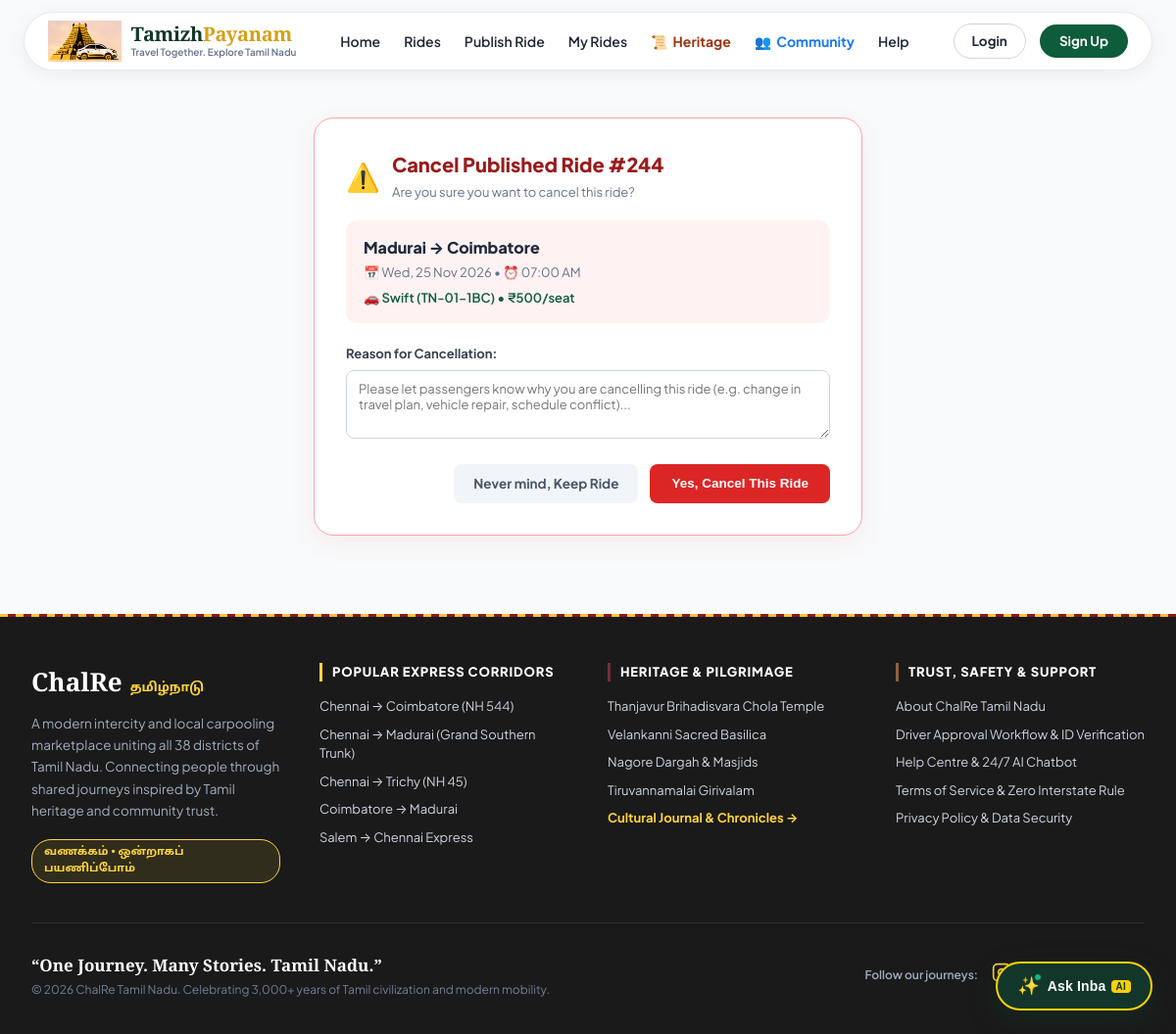
Page /rides/244/cancel/ on the committed database.
### apps/rides/models.py (models this page shows, shortened)
class Ride(models.Model):
    STATUS_CHOICES = (
        ('published', 'Published'),
        ('fully_booked', 'Fully Booked'),
        ('in_progress', 'In Progress'),
        ('completed', 'Completed'),
        ('cancelled', 'Cancelled'),
    )
    origin = models.ForeignKey(City, on_delete=models.CASCADE, related_name='departing_rides')
    origin_point = models.CharField(max_length=150, default='Central Bus Stand / CMBT')
    destination = models.ForeignKey(City, on_delete=models.CASCADE, related_name='arriving_rides')
    destination_point = models.CharField(max_length=150, default='Central Bus Stand')
    departure_date = models.DateField(db_index=True)
    departure_time = models.TimeField()
    estimated_arrival = models.TimeField(null=True, blank=True)
    duration_text = models.CharField(max_length=50, default='4h 30m')
    driver_name = models.CharField(max_length=100, default='Suresh Kumar')
    driver_rating = models.DecimalField(max_digits=2, decimal_places=1, default=4.9)
    vehicle_model = models.CharField(max_length=100, default='Maruti Swift Dzire')
    vehicle_number = models.CharField(max_length=30, default='TN-01-BK-4567')
    driver_license_number = models.CharField(max_length=50, blank=True, default='')
    driver_license_masked = models.CharField(max_length=50, blank=True, default='')
    driver_license_issue_date = models.CharField(max_length=50, blank=True, default='')
    driver_license_expiry_date = models.CharField(max_length=50, blank=True, default='')
    driver_license_address = models.CharField(max_length=255, blank=True, default='')
    driver_license_image = models.ImageField(upload_to='licenses/', null=True, blank=True)
    driver_license_masked_image = models.ImageField(upload_to='licenses/masked/', null=True, blank=True)
    driver_license_back_image = models.ImageField(upload_to='licenses/back/', null=True, blank=True)
    govt_id_number = models.CharField(max_length=50, blank=True, default='')
    govt_id_front_image = models.ImageField(upload_to='govt_ids/front/', null=True, blank=True)
    govt_id_back_image = models.ImageField(upload_to='govt_ids/back/', null=True, blank=True)
    is_license_verified = models.BooleanField(default=True)
    SUPPORT_STATUS_CHOICES = (
        ('pending_review', 'Pending Customer Support Review'),
        ('approved', 'Verified & Approved by Support'),
        ('rejected', 'Rejected by Support'),
    )
    support_verification_status = models.CharField(max_length=30, choices=SUPPORT_STATUS_CHOICES, default='pending_review')
    support_reviewed_by = models.CharField(max_length=100, blank=True, default='')
    support_reviewed_at = models.DateTimeField(null=True, blank=True)
    support_notes = models.TextField(blank=True, default='Awaiting customer support document manual verification.')
    available_seats = models.PositiveIntegerField(default=3)
    total_seats = models.PositiveIntegerField(default=3)
    FUEL_TYPE_CHOICES = (
        ('Petrol', 'Petrol ⛽'),
        ('Diesel', 'Diesel ⛽'),
        ('EV', 'Electric (EV) ⚡'),
        ('CNG', 'CNG 🌿'),
    )
    fuel_type = models.CharField(max_length=20, choices=FUEL_TYPE_CHOICES, default='Petrol', blank=True)
    price_per_seat = models.DecimalField(max_digits=7, decimal_places=2, default=450.00)
    status = models.CharField(max_length=20, choices=STATUS_CHOICES, default='published')
    notes = models.TextField(blank=True, default='Comfortable AC ride. Clean car, strictly no smoking.')
    created_at = models.DateTimeField(auto_now_add=True)
    class Meta:
        ordering = ['departure_date', 'departure_time']

### apps/locations/models.py (models this page shows, shortened)
class City(models.Model):
    name = models.CharField(max_length=100, unique=True, db_index=True)
    district = models.CharField(max_length=100, db_index=True)
    state = models.CharField(max_length=50, default='Tamil Nadu')
    latitude = models.DecimalField(max_digits=9, decimal_places=6, null=True, blank=True)
    longitude = models.DecimalField(max_digits=9, decimal_places=6, null=True, blank=True)
    is_popular = models.BooleanField(default=False)
    created_at = models.DateTimeField(auto_now_add=True)
    class Meta:
        verbose_name_plural = 'Cities'
        ordering = ['name']

### apps/rides/views.py (the view)
# urls.py: path('<int:ride_id>/cancel/', cancel_ride_view, name='ride-cancel'),
def cancel_ride_view(request, ride_id):
    ride = get_object_or_404(Ride, id=ride_id)
    if request.method == 'POST':
        cancellation_reason = request.POST.get('cancellation_reason', 'Driver personal emergency or plan change').strip()
        ride.status = 'cancelled'
        ride.support_notes = f"CANCELLED BY DRIVER: {cancellation_reason}"
        ride.save()
        return redirect('/rides/my-rides/?cancelled=1')
    return render(request, 'rides/cancel_confirm.html', {'ride': ride})

### templates/rides/cancel_confirm.html (shortened to what this page needs)
{% extends "base.html" %}
{% load static %}
{% block content %}
<div style="max-width: 600px; margin: 48px auto 80px; padding: 0 20px;">
  <div style="background: #FFFFFF; border: 1.5px solid #FCA5A5; border-radius: 20px; padding: 32px; box-shadow: 0 8px 26px rgba(239, 68, 68, 0.08);">
    <div style="display: flex; align-items: center; gap: 12px; margin-bottom: 18px;">
      <span style="font-size: 28px;">⚠️</span>
      <div>
        <h2 style="margin: 0; font-size: 20px; font-weight: 800; color: #991B1B;">Cancel Published Ride #{{ ride.id }}</h2>
        <span style="font-size: 13px; color: #64748B;">Are you sure you want to cancel this ride?</span>
      </div>
    </div>
    <div style="background: #FEF2F2; border-radius: 12px; padding: 16px 18px; margin-bottom: 22px;">
      <div style="font-size: 16px; font-weight: 800; color: #1E293B; margin-bottom: 4px;">
        {{ ride.origin.name }} &rarr; {{ ride.destination.name }}
      </div>
      <div style="font-size: 13px; color: #64748B; margin-bottom: 6px;">
        📅 {{ ride.departure_date|date:"D, d M Y" }} &bull; ⏰ {{ ride.departure_time|time:"h:i A" }}
      </div>
      <div style="font-size: 13px; color: #0D5C3A; font-weight: 600;">
        🚗 {{ ride.vehicle_model }} ({{ ride.vehicle_number }}) &bull; ₹{{ ride.price_per_seat|floatformat:0 }}/seat
      </div>
    </div>
    <form method="POST" action="/rides/{{ ride.id }}/cancel/">
      <label style="display: block; font-size: 13px; font-weight: 700; color: #374151; margin-bottom: 6px;">
        Reason for Cancellation:
      </label>
      <textarea name="cancellation_reason" rows="3" required placeholder="Please let passengers know why you are cancelling this ride (e.g. change in travel plan, vehicle repair, schedule conflict)..." style="width: 100%; box-sizing: border-box; font-family: inherit; font-size: 13px; padding: 10px 12px; border: 1.5px solid #CBD5E1; border-radius: 8px; margin-bottom: 20px;"></textarea>
      <div style="display: flex; justify-content: flex-end; gap: 12px;">
        <a href="/rides/my-rides/" style="background: #F1F5F9; color: #475569; font-weight: 700; font-size: 13.5px; padding: 10px 20px; border-radius: 8px; text-decoration: none; display: inline-flex; align-items: center;">
          Never mind, Keep Ride
        </a>
        <button type="submit" style="background: #DC2626; color: #FFFFFF; font-weight: 700; font-size: 13.5px; padding: 10px 22px; border: none; border-radius: 8px; cursor: pointer;">
          Yes, Cancel This Ride
        </button>
      </div>
    </form>
  </div>
</div>
{% endblock %}

### static/css/main.css (style rules this page uses)
:root { --primary-yellow: #FFD000; --accent-yellow: #FDB813; --light-yellow: #FFFBEA; --dark-header: #181C20; --pure-white: #FFFFFF; --text-dark: #1E293B; --text-muted: #64748B; --border-color: #E2E8F0; --success-green: #2E9D68; --shadow-sm: 0 2px 8px rgba(0,0,0,0.04); --shadow-md: 0 6px 18px rgba(0,0,0,0.08); }
* { margin: 0; padding: 0; box-sizing: border-box; }
body { font-family: 'Inter', -apple-system, BlinkMacSystemFont, "Segoe UI", Roboto, sans-serif; background-color: #F8FAFC; color: var(--text-dark); line-height: 1.5; }

### templates/base.html (style rules this page uses)
:root { --chalre-yellow: #FFD43B; --chalre-gold: #D4A017; --chalre-ivory: #FFFDF5; --chalre-white: #FFFFFF; --chalre-maroon: #722F37; --chalre-bronze: #8C6239; --chalre-charcoal: #242424; --chalre-sand: #E9DFC8; --chalre-dark: #12372A; --chalre-green: #1B4D3E; --text-heading: #242424; --text-sub: #4A5568; }
body { margin: 0; padding: 0; font-family: 'Plus Jakarta Sans', -apple-system, BlinkMacSystemFont, sans-serif; background-color: #F8FAFC; color: #1E293B; -webkit-font-smoothing: antialiased; }

### rows in the picture
Ride: id "244", origin.name "Madurai", destination.name "Coimbatore", departure_date "Wed, 25 Nov 2026", departure_time "07:00 AM", vehicle_model "Swift", vehicle_number "TN-01-1BC", price_per_seat "500"
